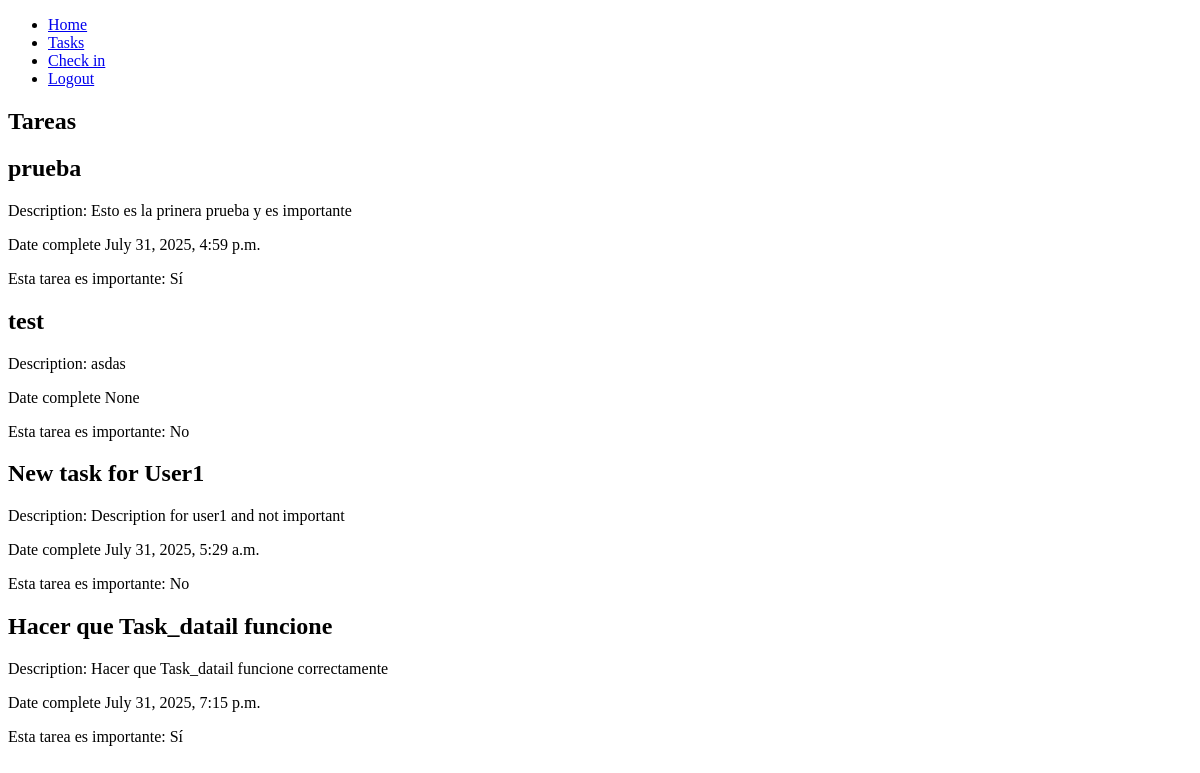
/tasks/ (signed in), run on an earlier commit of the app's database.
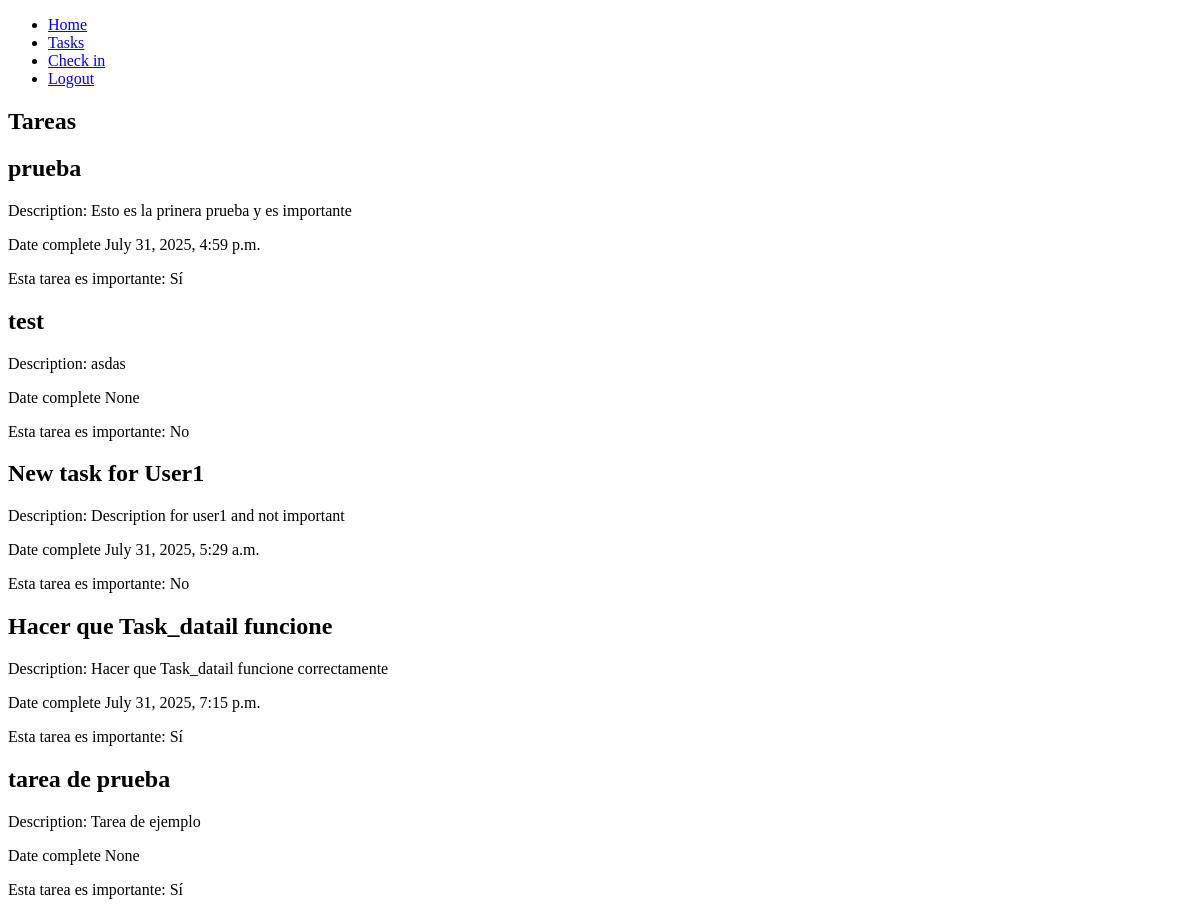
And on a later commit of the database.
### tasks/models.py (models this page shows, shortened)
class Task(models.Model):
    title = models.CharField(max_length=200)
    description = models.TextField(blank=True)
    created = models.DateTimeField(auto_now_add=True)
    updated = models.DateTimeField(auto_now=True)
    datecompleted =models.DateTimeField(null=True, blank=True)
    important = models.BooleanField(default=False)
    user = models.ForeignKey(User, on_delete=models.CASCADE, related_name='tasks')

### tasks/views.py (the view)
# urls.py: path('tasks/',views.tasks,name='tasks'),
def tasks(request):
    tasks = Task.objects.filter(user=request.user)
    return render(request, 'tasks.html', {"tasks": tasks})

### tasks/templates/tasks.html (shortened to what this page needs)
{% extends "base.html" %}
{% block content %}
<!DOCTYPE html>
<h1> Tareas </h1>
{% for Tasks in tasks %}
    <div class="task">
        <h2>{{ Tasks.title }}</h2>
        <p>Description: {{ Tasks.description }}</p>
        <p>Date complete {{Tasks.datecompleted}}</p>
        <p>Esta tarea es importante:
            {% if Tasks.important %}
                Sí
            {% else %}
                No
            {% endif %}
            </p>
    </div>
{% empty %}
    <p>No tasks available.</p>
{% endfor %}
{% endblock %}

### tasks/templates/base.html (shortened to what this page needs)
<!DOCTYPE html>
<html lang="en">
<head>
</head>
<body>
    <nav>
        <ul>
            <li><a href="{% url 'home' %}">Home</a></li>
            <li><a href="{% url 'tasks' %}">Tasks</a></li>
            <li><a href="{% url 'check_in' %}">Check in</a></li>
            {% if user.is_authenticated %}
                         <li><a href=/logout>Logout</a></li>
            {% else %}
                        <li><a href="{% url 'signup' %}">Signup</a></li>
                        <li><a href="{% url 'signin' %}">Login</a></li>
            {%endif %}
        </ul>
    {% block content %}
    {% endblock content %}
</body>
</html>

What changed in the data, as far as the page shows it:
added Task: title "tarea de prueba", description "Tarea de ejemplo", datecompleted "None", important "Sí"
